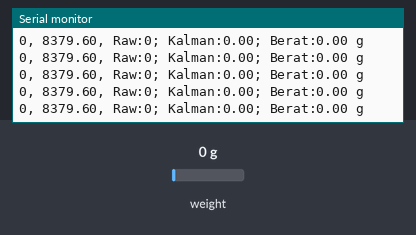
This sketch was run on a simulated Arduino Uno, built with avr-gcc and run on an emulated ATmega328P. Shown: the last lines printed to the serial monitor. Inputs (shaded band) come from the test bench; at power-on: weight on the scale 0 g.

Above: at 2.2 s.
2.3 s: weight on the scale set to 1250 g
At 2.33 s:
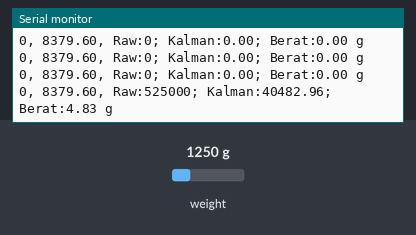
5.3 s: weight on the scale set to 100 g
At 5.3 s:
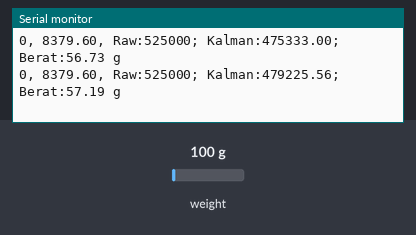
Timing chart, 0 to 8.3 s (numbered marks = the images above; inputs shaded):
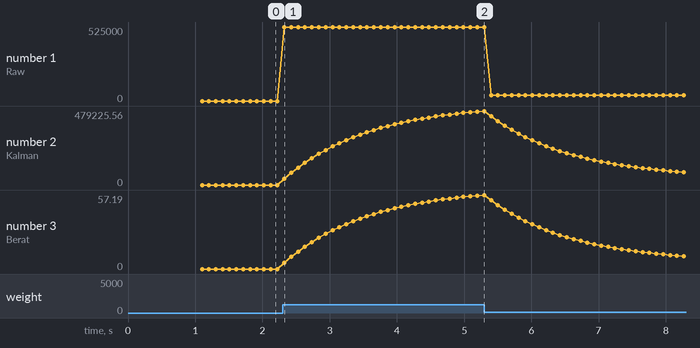

Measured:
- after the input at 2.3 s, the serial monitor: prints a new line at once (image 1)
- plotted number 1: 0 → 525000 after the input at 2.3 s
- plotted number 2: 0 → 479225.56 after the input at 2.3 s
- plotted number 3: 0 → 57.19 after the input at 2.3 s

The sketch:

New_Manual_Callibration_Tool.ino
```cpp
// 1. Include semua library yang dibutuhkan
#include "HX711.h"           // Library asli untuk membaca sensor
#include "KalmanFilter.h"    // Library filter kustom kita
#include "ProcessedScale.h"  // Library kalibrasi kustom kita

// 2. Buat objek untuk setiap komponen
HX711 hardware_scale;
KalmanFilter kalman_filter(0.1, 15.0);  // Gunakan parameter Q & R terbaik Anda
ProcessedScale logic_scale;

void setup() {
  Serial.begin(115200);
  hardware_scale.begin(13, 14);

  // Inisialisasi awal
  Serial.println("Sistem siap. Melakukan Tare awal...");
  long initial_raw_reading = hardware_scale.read_average();
  float initial_filtered_reading = kalman_filter.update(initial_raw_reading);
  logic_scale.tare(initial_filtered_reading);
  logic_scale.setScale(8379.60f); // Atur faktor skala awal
}

void loop() {
  // a. Baca data mentah dari hardware
  long raw_value = hardware_scale.read();

  // b. Stabilkan data dengan Kalman Filter
  float filtered_value = kalman_filter.update(raw_value);

  // c. Hitung berat menggunakan logika kalibrasi kita
  float final_weight = logic_scale.getWeight(filtered_value);

  // Tampilkan hasilnya
  Serial.print(logic_scale.getOffset());
  Serial.print(", ");
  Serial.print(logic_scale.getScale());
  Serial.print(", ");
  Serial.print("Raw:");
  Serial.print(raw_value);
  Serial.print("; ");
  Serial.print("Kalman:");
  Serial.print(filtered_value);
  Serial.print("; ");
  Serial.print("Berat:");
  Serial.print(final_weight);
  Serial.println(" g");
}
```

KalmanFilter.cpp
```cpp
#include "KalmanFilter.h"

KalmanFilter::KalmanFilter(float process_noise, float measurement_noise, float initial_value) {
    Q = process_noise;
    R = measurement_noise;
    x = initial_value;
    p = 1.0; // Inisialisasi error covariance
    k = 0;
}

float KalmanFilter::update(float measurement) {
    // Tahap Prediksi
    p = p + Q;

    // Tahap Pengukuran (Koreksi)
    k = p / (p + R);
    x = x + k * (measurement - x);
    p = (1 - k) * p;

    return x;
}

void KalmanFilter::setParameters(float process_noise, float measurement_noise) {
    Q = process_noise;
    R = measurement_noise;
}
```

KalmanFilter.h
```cpp
#ifndef KalmanFilter_h
#define KalmanFilter_h

class KalmanFilter {
private:
    float Q; // Process noise covariance
    float R; // Measurement noise covariance
    float x; // Estimated value
    float p; // Estimation error covariance
    float k; // Kalman gain

public:
    // Constructor
    KalmanFilter(float process_noise, float measurement_noise, float initial_value = 0);

    // Fungsi utama untuk memfilter nilai baru
    float update(float measurement);

    // Fungsi untuk mengubah parameter secara real-time
    void setParameters(float process_noise, float measurement_noise);
};

#endif
```

ProcessedScale.cpp
```cpp
#include "ProcessedScale.h"

ProcessedScale::ProcessedScale() {
    offset = 0;
    scale_factor = 1.0; // Default scale
}

void ProcessedScale::setOffset(long new_offset) {
    offset = new_offset;
}

long ProcessedScale::getOffset() {
    return offset;
}

void ProcessedScale::setScale(float new_scale) {
    scale_factor = new_scale;
}

float ProcessedScale::getScale() {
    return scale_factor;
}

void ProcessedScale::tare(long current_filtered_value) {
    offset = current_filtered_value;
}

float ProcessedScale::getWeight(long current_filtered_value) {
    // Menghindari pembagian dengan nol
    if (scale_factor == 0) {
        return 0.0f;
    }
    return (float)(current_filtered_value - offset) / scale_factor;
}
```

ProcessedScale.h
```cpp
#ifndef ProcessedScale_h
#define ProcessedScale_h

class ProcessedScale {
private:
    long offset;
    float scale_factor;

public:
    // Constructor
    ProcessedScale();

    // Mengatur offset secara manual
    void setOffset(long new_offset);
    long getOffset();

    // Mengatur faktor skala
    void setScale(float new_scale);
    float getScale();

    // Shortcut untuk mengatur offset ke nilai saat ini
    void tare(long current_filtered_value);

    // Menghitung berat akhir berdasarkan nilai terfilter
    float getWeight(long current_filtered_value);
};

#endif
```
